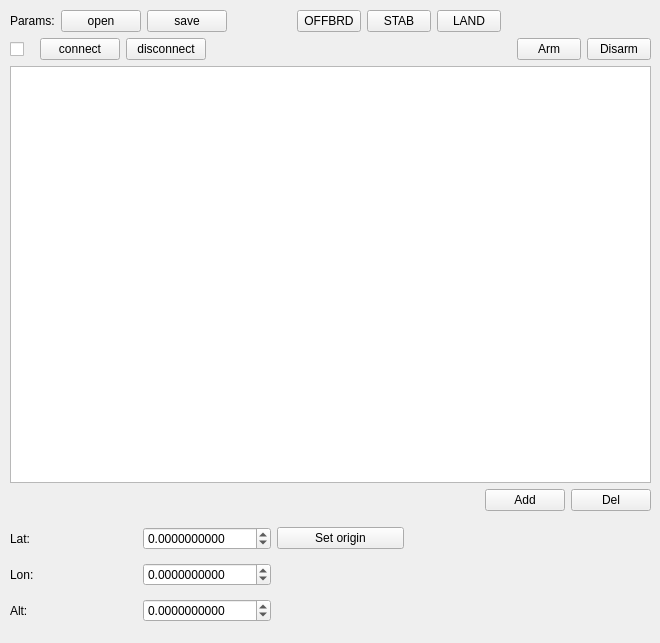
<?xml version="1.0" encoding="UTF-8"?>
<ui version="4.0">
 <class>Form</class>
 <widget class="QWidget" name="Form">
  <property name="geometry">
   <rect>
    <x>0</x>
    <y>0</y>
    <width>660</width>
    <height>643</height>
   </rect>
  </property>
  <property name="sizePolicy">
   <sizepolicy hsizetype="Fixed" vsizetype="Preferred">
    <horstretch>0</horstretch>
    <verstretch>0</verstretch>
   </sizepolicy>
  </property>
  <property name="minimumSize">
   <size>
    <width>660</width>
    <height>0</height>
   </size>
  </property>
  <property name="maximumSize">
   <size>
    <width>660</width>
    <height>16777215</height>
   </size>
  </property>
  <property name="windowTitle">
   <string>Swarm control</string>
  </property>
  <widget class="QWidget" name="verticalLayoutWidget">
   <property name="geometry">
    <rect>
     <x>10</x>
     <y>10</y>
     <width>641</width>
     <height>501</height>
    </rect>
   </property>
   <layout class="QVBoxLayout" name="verticalLayout">
    <item>
     <layout class="QHBoxLayout" name="paramHorizontalLayout">
      <item>
       <widget class="QLabel" name="label_6">
        <property name="text">
         <string>Params:</string>
        </property>
       </widget>
      </item>
      <item>
       <widget class="QPushButton" name="pushButton_4">
        <property name="text">
         <string>open</string>
        </property>
       </widget>
      </item>
      <item>
       <widget class="QPushButton" name="pushButton_3">
        <property name="text">
         <string>save</string>
        </property>
       </widget>
      </item>
      <item>
       <spacer name="horizontalSpacer_3">
        <property name="orientation">
         <enum>Qt::Horizontal</enum>
        </property>
        <property name="sizeHint" stdset="0">
         <size>
          <width>40</width>
          <height>20</height>
         </size>
        </property>
       </spacer>
      </item>
      <item>
       <widget class="QPushButton" name="ModeButton_OFFBOARD">
        <property name="sizePolicy">
         <sizepolicy hsizetype="Fixed" vsizetype="Fixed">
          <horstretch>32</horstretch>
          <verstretch>0</verstretch>
         </sizepolicy>
        </property>
        <property name="minimumSize">
         <size>
          <width>16</width>
          <height>0</height>
         </size>
        </property>
        <property name="maximumSize">
         <size>
          <width>64</width>
          <height>16777215</height>
         </size>
        </property>
        <property name="text">
         <string>OFFBRD</string>
        </property>
       </widget>
      </item>
      <item>
       <widget class="QPushButton" name="ModeButton_STAB">
        <property name="maximumSize">
         <size>
          <width>64</width>
          <height>16777215</height>
         </size>
        </property>
        <property name="text">
         <string>STAB</string>
        </property>
       </widget>
      </item>
      <item>
       <widget class="QPushButton" name="ModeButton_LAND">
        <property name="maximumSize">
         <size>
          <width>64</width>
          <height>16777215</height>
         </size>
        </property>
        <property name="text">
         <string>LAND</string>
        </property>
       </widget>
      </item>
      <item>
       <spacer name="horizontalSpacer_4">
        <property name="orientation">
         <enum>Qt::Horizontal</enum>
        </property>
        <property name="sizeType">
         <enum>QSizePolicy::Minimum</enum>
        </property>
        <property name="sizeHint" stdset="0">
         <size>
          <width>150</width>
          <height>20</height>
         </size>
        </property>
       </spacer>
      </item>
     </layout>
    </item>
    <item>
     <layout class="QHBoxLayout" name="MenuhorizontalLayout">
      <item>
       <widget class="QCheckBox" name="SelectAllcheckBox">
        <property name="sizePolicy">
         <sizepolicy hsizetype="Fixed" vsizetype="Fixed">
          <horstretch>32</horstretch>
          <verstretch>32</verstretch>
         </sizepolicy>
        </property>
        <property name="maximumSize">
         <size>
          <width>24</width>
          <height>24</height>
         </size>
        </property>
        <property name="text">
         <string/>
        </property>
        <property name="shortcut">
         <string notr="true"/>
        </property>
        <property name="checkable">
         <bool>false</bool>
        </property>
       </widget>
      </item>
      <item>
       <widget class="QPushButton" name="ConnectAllButton">
        <property name="text">
         <string>connect</string>
        </property>
       </widget>
      </item>
      <item>
       <widget class="QPushButton" name="DisconnectAllButton">
        <property name="text">
         <string>disconnect</string>
        </property>
       </widget>
      </item>
      <item>
       <spacer name="horizontalSpacer">
        <property name="orientation">
         <enum>Qt::Horizontal</enum>
        </property>
        <property name="sizeHint" stdset="0">
         <size>
          <width>40</width>
          <height>20</height>
         </size>
        </property>
       </spacer>
      </item>
      <item>
       <widget class="QPushButton" name="ArmAllButton">
        <property name="maximumSize">
         <size>
          <width>64</width>
          <height>16777215</height>
         </size>
        </property>
        <property name="text">
         <string>Arm</string>
        </property>
       </widget>
      </item>
      <item>
       <widget class="QPushButton" name="DisarmAllButton">
        <property name="maximumSize">
         <size>
          <width>64</width>
          <height>16777215</height>
         </size>
        </property>
        <property name="text">
         <string>Disarm</string>
        </property>
       </widget>
      </item>
     </layout>
    </item>
    <item>
     <widget class="QListWidget" name="listWidget"/>
    </item>
    <item>
     <layout class="QHBoxLayout" name="AddhorizontalLayout">
      <item>
       <spacer name="horizontalSpacer_2">
        <property name="orientation">
         <enum>Qt::Horizontal</enum>
        </property>
        <property name="sizeHint" stdset="0">
         <size>
          <width>40</width>
          <height>20</height>
         </size>
        </property>
       </spacer>
      </item>
      <item>
       <widget class="QPushButton" name="addButton">
        <property name="text">
         <string>Add</string>
        </property>
       </widget>
      </item>
      <item>
       <widget class="QPushButton" name="dellButton">
        <property name="text">
         <string>Del</string>
        </property>
       </widget>
      </item>
     </layout>
    </item>
   </layout>
  </widget>
  <widget class="QWidget" name="gridLayoutWidget">
   <property name="geometry">
    <rect>
     <x>10</x>
     <y>520</y>
     <width>394</width>
     <height>109</height>
    </rect>
   </property>
   <layout class="QGridLayout" name="OriginGridLayout">
    <item row="2" column="0">
     <widget class="QLabel" name="label_5">
      <property name="text">
       <string>Alt:</string>
      </property>
     </widget>
    </item>
    <item row="1" column="0">
     <widget class="QLabel" name="label_2">
      <property name="text">
       <string>Lon:</string>
      </property>
     </widget>
    </item>
    <item row="0" column="0">
     <widget class="QLabel" name="label">
      <property name="text">
       <string>Lat:</string>
      </property>
     </widget>
    </item>
    <item row="0" column="2">
     <widget class="QPushButton" name="OriginPushButton">
      <property name="text">
       <string>Set origin</string>
      </property>
     </widget>
    </item>
    <item row="0" column="1">
     <widget class="QDoubleSpinBox" name="LatSpinBox">
      <property name="decimals">
       <number>10</number>
      </property>
      <property name="minimum">
       <double>-90.000000000000000</double>
      </property>
      <property name="maximum">
       <double>90.000000000000000</double>
      </property>
     </widget>
    </item>
    <item row="1" column="1">
     <widget class="QDoubleSpinBox" name="LonSpinBox">
      <property name="decimals">
       <number>10</number>
      </property>
      <property name="minimum">
       <double>-180.000000000000000</double>
      </property>
      <property name="maximum">
       <double>180.000000000000000</double>
      </property>
     </widget>
    </item>
    <item row="2" column="1">
     <widget class="QDoubleSpinBox" name="AltSpinBox">
      <property name="decimals">
       <number>10</number>
      </property>
      <property name="minimum">
       <double>-100.000000000000000</double>
      </property>
      <property name="maximum">
       <double>120.000000000000000</double>
      </property>
     </widget>
    </item>
   </layout>
  </widget>
 </widget>
 <resources/>
 <connections/>
</ui>
